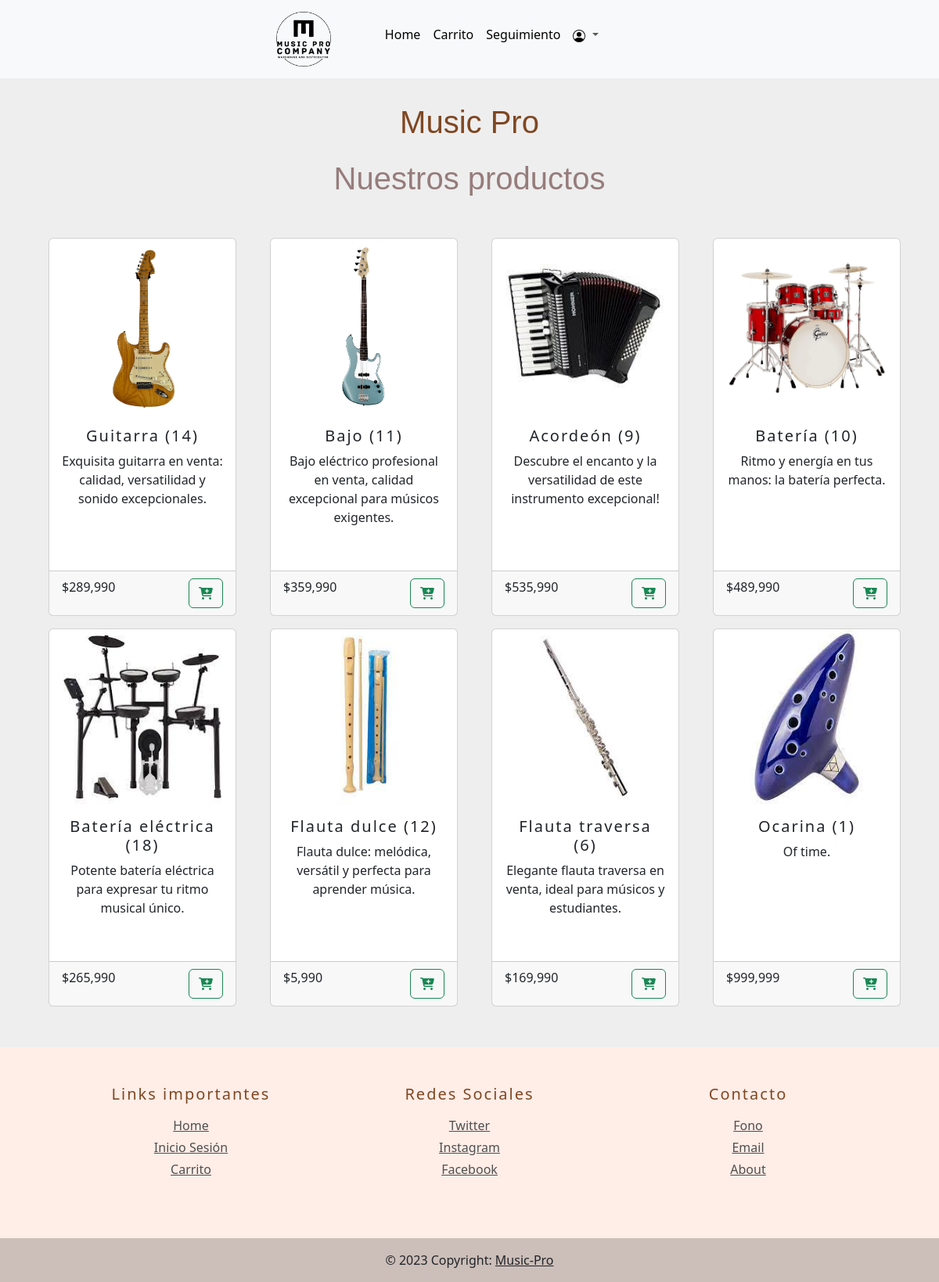
The app's page /, older data.
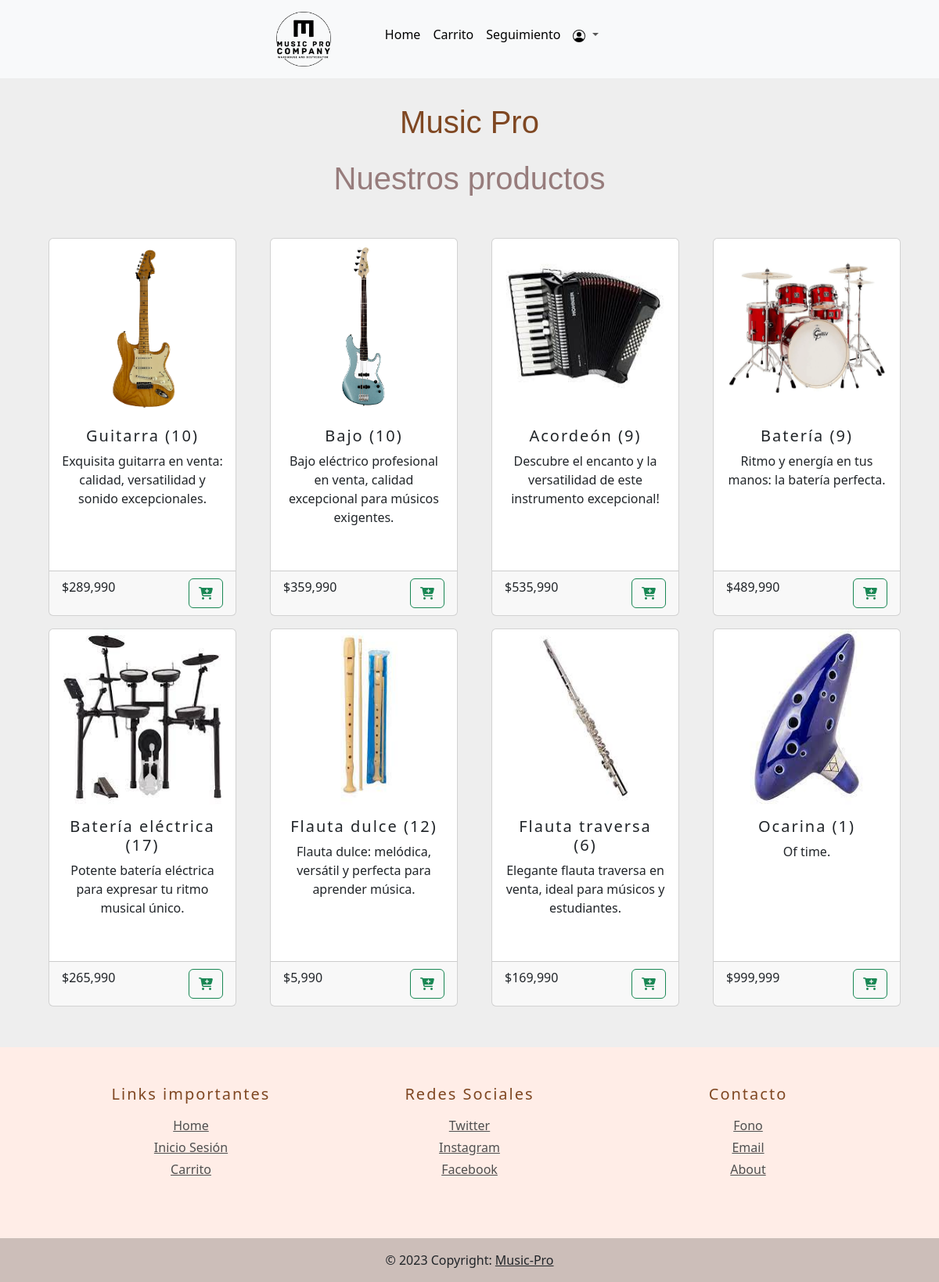
The same page, newer data.
### MusicPro/models.py (models this page shows, shortened)
class Producto(models.Model):
    id = models.AutoField(primary_key=True, unique=True)
    nombre = models.CharField(max_length=50)
    precio = models.IntegerField()
    descripcion = models.TextField()
    imagen = models.ImageField(upload_to='productos', null=True)
    cantidad = models.IntegerField(default=0)
    tipo_instrumento = models.CharField(max_length=50, null=True)

### MusicPro/views.py (the view)
# urls.py: 2. Add a URL to urlpatterns:  path('', views.home, name='home')
def home(request):
    productos = Producto.objects.all()
    return render(request, 'home.html', {'productos': productos})

### MusicPro/templates/home.html (shortened to what this page needs)
{% extends "baseHome.html" %}
{% block content %}
{% load humanize %}
<h1 id="tituloProductos">Nuestros productos</h1>
<div class="container py-4">
    <div class="row row-cols-1 row-cols-md-2 row-cols-lg-4 g-3 justify-content-center">
        {% for p in productos %}
        <div class="col">
            <div class="card h-100" id="cardProductos">
                <img src="{{p.imagen.url}}" class="card-img-top card-img-custom" alt="..." id="imgCard">
                <div class="card-body text-center">
                    <h5 class="card-title">{{ p.nombre | capfirst }} ({{ p.cantidad }})</h5>
                    <p class="card-text">{{ p.descripcion | capfirst }}</p>
                </div>
                <div class="card-footer d-flex justify-content-between align-items-center">
                    <p class="price">${{ p.precio | intcomma:False }}</p>
                    <form action="/agregar_carrito/{{p.id}}" method="get">
                        <button type="submit" class="btn btn-outline-success" aria-label="Agregar Carrito">
                            <i class="fas fa-cart-plus"></i>
                        </button>
                    </form>
                </div>
            </div>
        </div>
        {% endfor %}
    </div>
</div>
{% endblock %}

### MusicPro/templates/baseHome.html (shortened to what this page needs)
{% load static %}
<!DOCTYPE html>
<html lang="es">
<head>
    <link type='text/css' href='{% static "css\baseBarraNavegacion.css" %}' rel='stylesheet' />
    <link href="https://cdn.jsdelivr.net/npm/bootstrap@5.3.0-alpha3/dist/css/bootstrap.min.css" rel="stylesheet"
>
        <link rel="stylesheet" href="https://cdn.jsdelivr.net/npm/bootstrap-icons@1.10.5/font/bootstrap-icons.css">
    <link rel="stylesheet" href="{% static 'css\baseBarraNavegacion.css' %}">
    <link rel="stylesheet" href="{% static 'css\navbar.css' %}">
    <link rel="stylesheet" href="{% static 'css\styles.css' %}">
    <link rel="stylesheet" href="https://stackpath.bootstrapcdn.com/font-awesome/4.7.0/css/font-awesome.min.css">
</head>
<body>
    {% include "baseBarraNavegacion.html" %}
    <h1 id="titulo">Music Pro</h1>
    {% block content %}
    {% endblock %}
    <footer>
        <div class="container p-5 mt-5 text-center">
            <div class="row">
                <div class="col-lg-4 col-md-6 mb-4">
                    <h5 class="mb-3">Links importantes</h5>
                    <ul class="list-unstyled mb-0">
                        <li class="mb-1">
                            <a href="#!">Home</a>
                        </li>
                        <li class="mb-1">
                            <a href="#!">Inicio Sesión</a>
                        </li>
                        <li class="mb-1">
                            <a href="#!">Carrito</a>
                        </li>
                    </ul>
                </div>
                <div class="col-lg-4 col-md-6 mb-4">
                    <h5 class="mb-3">Redes Sociales</h5>
                    <ul class="list-unstyled mb-0">
                        <li class="mb-1">
                            <a href="#!">Twitter</a>
                        </li>
                        <li class="mb-1">
                            <a href="#!">Instagram</a>
                        </li>
                        <li class="mb-1">
                            <a href="#!">Facebook</a>
                        </li>
                    </ul>
                </div>
                <div class="col-lg-4 col-md-6 mb-4">
                    <h5 class="mb-3">Contacto</h5>
                    <ul class="list-unstyled mb-0">
                        <li class="mb-1">
                            <a href="#!">Fono</a>
                        </li>
                        <li class="mb-1">
                            <a href="#!">Email</a>
                        </li>
                        <li class="mb-1">
                            <a href="#!">About</a>
                        </li>
                    </ul>
                </div>
            </div>
        </div>
        <div class="text-center p-3" id="copyright">
            © 2023 Copyright:
            <a class="text-dark" href="#">Music-Pro</a>
        </div>
    </footer>
</body>
</html>

### MusicPro/templates/baseBarraNavegacion.html (shortened to what this page needs)
{% load static %}
<!DOCTYPE html>
<html lang="es">
<head>
</head>
<body>
  <nav class="navbar navbar-expand-lg bg-body-tertiary" id="navbar">
    <div class="container-fluid d-flex justify-content-center" id="containerNav">
      <div class="row">
        <div class="col-md-4">
          <a href="../">
            <button class="btn btn">
              <img src="{% static 'img/bitmap.png' %}" height="70" alt="logoMusic" loading="lazy" />
            </button>
          </a>
        </div>
        <div class="col-md-8 mt-3">
          <div class="collapse navbar-collapse" id="navbarSupportedContent">
            <ul class="navbar-nav me-auto mb-2 mb-lg-0">
              <li class="nav-item">
                <a class="nav-link active" aria-current="page" href="../" id="navbartext">Home</a>
              </li>
              <li class="nav-item">
                <a class="nav-link active" aria-current="page" href="../carrito/" id="navbartext">Carrito</a>
              </li>
              <li class="nav-item">
                <a class="nav-link active" aria-current="page" href="{% url 'seguimiento' %}" id="navbartext">Seguimiento</a>
              </li>
              <li class="nav-item dropdown">
                <a class="nav-link dropdown-toggle" href="#" role="button" data-bs-toggle="dropdown"
                  aria-expanded="false">
                  <img src="{% static 'img/Icon/user.svg' %}" alt="userIcon">
                </a>
              </li>
            </ul>
          </div>
        </div>
      </div>
    </div>
  </nav>
</body>
</html>

### MusicPro/static/css/navbar.css (style rules this page uses)
#navbar { background-color: #120f0f; }

### MusicPro/static/css/styles.css (style rules this page uses)
footer { background-color: #ffede7; }
h5 { letter-spacing: 2px; color: #7f4722; }
a { color: #4f4f4f; }
#copyright { background-color: rgba(0, 0, 0, 0.2); }
body { background-color: #eee; }
#containerNav { margin-right: 7rem; }
#titulo { text-align: center; font-family: 'Lucida Sans', 'Lucida Sans Regular', 'Lucida Grande', 'Lucida Sans Unicode', Geneva, Verdana, sans-serif; color: #7f4722; padding-top: 2rem; }
#tituloProductos, #tituloGestion { text-align: center; font-family: 'Lucida Sans', 'Lucida Sans Regular', 'Lucida Grande', 'Lucida Sans Unicode', Geneva, Verdana, sans-serif; color: #977c7c; padding-top: 1rem; }
#cardProductos { width: 15rem; height: 40rem; margin: 20px; }
#imgCard { height: 14em; }
.card-img-custom { max-width: 85%; height: auto; display: block; margin: 0 auto; }

Row changes from the older to the newer data that the page shows:
changed Producto "Guitarra": cantidad "14" → "10"
changed Producto "Bajo": cantidad "11" → "10"
changed Producto "Batería": cantidad "10" → "9"
changed Producto "Batería eléctrica": cantidad "18" → "17"
